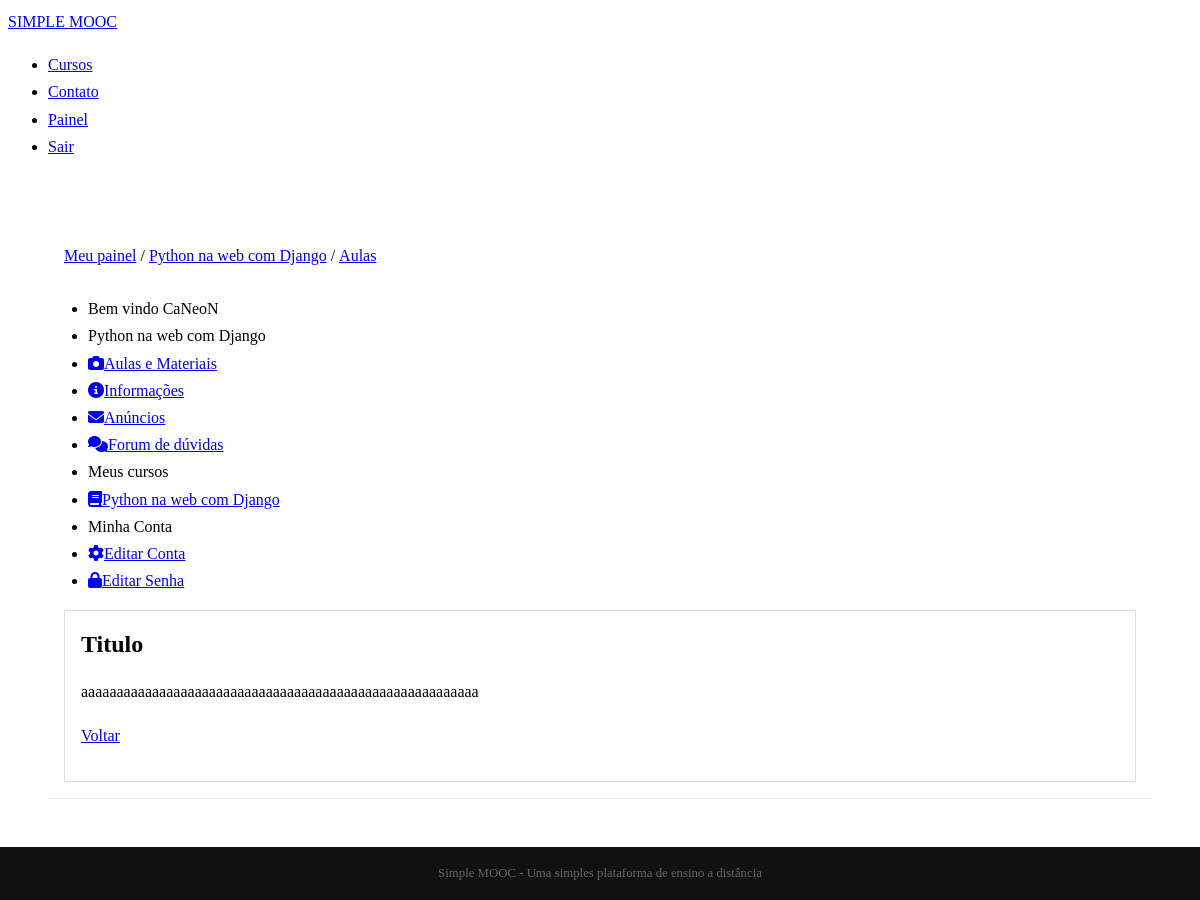
/cursos/python-na-web-com-django/aulas/materiais/1 (signed in), run on the app's committed database.
### Simplemooc/courses/models.py (models this page shows, shortened)
class Course(models.Model):
    name = models.CharField("Nome", max_length=100)
    slug = models.SlugField('Atalho')
    description = models.TextField('Descrição simples', blank=True)
    about = models.TextField('Sobre o curso', blank=True)
    start_date = models.DateField('Data de início', blank=True, null=True)
    created_at = models.DateTimeField('Criado em', auto_now_add=True)
    updated_at = models.DateField('Editado em', auto_now=True)
    image = models.ImageField(upload_to = 'courses/images', verbose_name='Imagem', blank=True, null=True)
    objects = CourseManager() #define o método de pesquisa da tabela
    def __str__(self):
        return self.name
    class Meta:
        verbose_name = 'Curso'
        verbose_name_plural = 'Cursos'
        ordering = ['name']

class Enrollments(models.Model):
    STATUS_CHOICES = (
        (0, 'Pendente'),
        (1, 'Aprovado'),
        (2, 'Cancelado'),
        (3, 'Indisponível')
    )
    user = models.ForeignKey(settings.AUTH_USER_MODEL, on_delete=models.CASCADE,
    related_name = 'enrollments_user', verbose_name='Usuário')
    course = models.ForeignKey(Course, on_delete=models.RESTRICT,
    related_name='enrollments_course', verbose_name='Curso')
    status = models.IntegerField('Situação', choices=STATUS_CHOICES, default=0, blank=True)
    created_at = models.DateTimeField('Criado em', auto_now_add=True, blank=True)
    updated_at = models.DateTimeField('Atualizado em', auto_now=True, blank=True)
    class Meta:
        verbose_name = 'Inscrição'
        verbose_name_plural = 'Inscrições'
        ordering = ['course']
        unique_together = (('user', 'course'),)

class Material(models.Model):
    title = models.CharField('Título', max_length=100)
    embedded = models.TextField('Vídeo embedded', blank = True)
    file = models.FileField(upload_to='lessons/materials', blank = True, null=True)
    lesson = models.ForeignKey(Lesson, on_delete=models.CASCADE, related_name='lesson_material')
    def is_embedded(self):
        return(self.embedded)
    def __str__(self):
        return(self.title)
    class Meta:
        verbose_name = 'Material'
        verbose_name_plural = 'Materiais'

### Simplemooc/accounts/models.py (models this page shows, shortened)
class User(AbstractBaseUser, PermissionsMixin):
    username = models.CharField(
        'Nome de usuário', max_length=30, unique=True, #O unique = True é necessário
        validators= [RegexValidator(re.compile('^[\w.@+-]+$'), 'O nomes de usuário inserido é inválido')]
    )
    email = models.EmailField('Email', unique=True)
    name = models.CharField('Nome', max_length=100)
    is_active = models.BooleanField('Está ativo?', blank=True, default=True)
    is_staff = models.BooleanField('É da equipe?', blank=True, default=False)
    date_joined = models.DateTimeField('Data de entrada', auto_now_add=True)
    objects = UserManager()
    USERNAME_FIELD = 'username'
    REQUIRED_FIELDS = ['email'] #Lista com atributos obrigatórios
    def __str__(self): # Retorna um nome para o objeto
        return self.name or self.username
    class Meta:
        verbose_name = 'Usuário'
        verbose_name_plural = 'Usuários'

### Simplemooc/courses/decorators.py (the view, shortened to what this page needs)
    def _wrapper(request, *args, **kwargs):
        slug = kwargs['slug']
        course = get_object_or_404(Course, slug = slug)
        has_permission = request.user.is_staff
        if not has_permission:
            messages.error(request, message)
            return redirect('accounts:dashboard')
        request.course = course
        return view_func(request, *args, **kwargs)

### Simplemooc/accounts/templatetags/course_tags.py (called while the page is built)
@register.inclusion_tag('accounts/templatetags/my_course.html') # Pasta do template da tag
def my_courses(user):
    enrollments = Enrollments.objects.filter(user = user)
    context = {
        'enrollments' : enrollments
    }
    return context

### Simplemooc/courses/views.py (called while the page is built)
@login_required
@enrollment_required
def material(request, slug, pk):
    course = request.course
    material = get_object_or_404(Material, pk = pk, lesson__course=course)
    lesson = material.lesson
    if not request.user.is_staff and not lesson.is_avaible():
        messages.error(request, 'Esse material não está disponível')
        return redirect('courses:lesson', slug=slug, pk=pk)
    if not material.is_embedded():
        return redirect(material.file.url)
    template_name= 'courses/material.html'
    context = {
        'course' : course,
        'material' : material,
        'lesson' : lesson
    }
    return render(request, template_name, context)

### Simplemooc/courses/templates/courses/material.html
{%extends 'courses/course_dashboard.html'%}
{%block breadcrumb%}
{{block.super}}
<li>/</li>
<li><a href="{% url 'courses:lessons' course.slug%}">Aulas</a></li>
{%endblock%}
{%block dashboard_content%}
	<div class="well">
		<h2>{{material}}</h2>
		{{material.embedded}}
		<p>
			<a href="{%url 'courses:lesson' course.slug lesson.pk%}">Voltar</a>
		</p>
	</div>
{%endblock%}

### Simplemooc/courses/templates/courses/course_dashboard.html
{%extends 'accounts/dashboard.html'%}
{%block breadcrumb%}
{{block.super}}
<li>/</li>
<li><a href="{%url 'courses:announcements' course.slug%}">{{course}}</a></li>
{%endblock%}
{%block menu-options%}
<li class="pure-menu-heading">{{course}}</li>
<li>
	<a href="{%url 'courses:lessons' course.slug%}">
		<i class="fas fa-camera"></i>Aulas e Materiais
	</a>
</li>
<li>
	<a href="#">
		<i class="fas fa-info-circle"></i>Informações
	</a>
</li>
<li>
	<a href="{% url 'courses:announcements' course.slug%}">
		<i class="fas fa-envelope"></i>Anúncios
	</a>
</li>
<li>
	<a href="#">
		<i class="fas fa-comments"></i>Forum de dúvidas
	</a>
</li>
{{block.super}}
{%endblock%}

### Simplemooc/accounts/templates/accounts/dashboard.html (shortened to what this page needs)
{%extends 'base.html'%}
{%load course_tags%}
{%block content%}
<div class="pure-g-r content-ribbon">
	<div class="pure-u-1-3">
		<ul class="breadcrumb">
			{%block breadcrumb%}
			<li ><a href="{%url 'accounts:dashboard'%}">Meu painel</a></li>
			{%endblock%}
		</ul>
		<div class="pure-menu pure-menu-open">
			<ul>
				<li class="pure-menu-heading">Bem vindo {{user}}</li>
				{%block menu-options%}
				{%my_courses user%}
				<li><a class="pure-menu-heading">Minha Conta</a></li>
				<li><a href="{%url 'accounts:edit'%}"><i class="fas fa-cog"></i>Editar Conta</a></li>
				<li><a href="{%url 'accounts:edit-password'%}"><i class="fas fa-lock"></i>Editar Senha</a></li>
				{%endblock%}
			</ul>
		</div>
	</div>
	<div class="pure-u-2-3">
		<div class="inner">
			{%block dashboard_content%}{%endblock%}
		</div>
	</div>
</div>
{%endblock%}

### Simplemooc/accounts/templates/accounts/templatetags/my_course.html
<li class="pure-menu-heading">Meus cursos</li>
{%for enrollment in enrollments%}
<li><a href="{% url 'courses:announcements' enrollment.course.slug%}"><i class="fas fa-book"></i>{{enrollment.course}}</a></li>
{%empty%}
<li><a href="">Você não está inscrito em nenhum curso</a></li>
{%endfor%}

### Simplemooc/core/static/css/styles.css (style rules this page uses)
* { -webkit-box-sizing: border-box; -moz-box-sizing: border-box; box-sizing: border-box; }
body { margin: 0 auto; line-height: 1.7em; }
.content .content-ribbon { margin: 3em; border-bottom: 1px solid #eee; }
ul.breadcrumb { padding: : 10px 16px; list-style: none; }

### Simplemooc/core/templates/base.html (style rules this page uses)
ul.breadcrumb { list-style-type: none; padding : 10px 16px; }
ul.breadcrumb li { display: inline; }
.well { border: 1px solid #ddd; padding: 0em 1em 1em 1em; margin: 1em; }

### data on the page
Course: name "Python na web com Django"
User: name+username "CaNeoN"
Enrollments: course "Python na web com Django"
Material: title "Titulo", embedded "aaaaaaaaaaaaaaaaaaaaaaaaaaaaaaaaaaaaaaaaaaaaaaaaaaaaaaaa"
